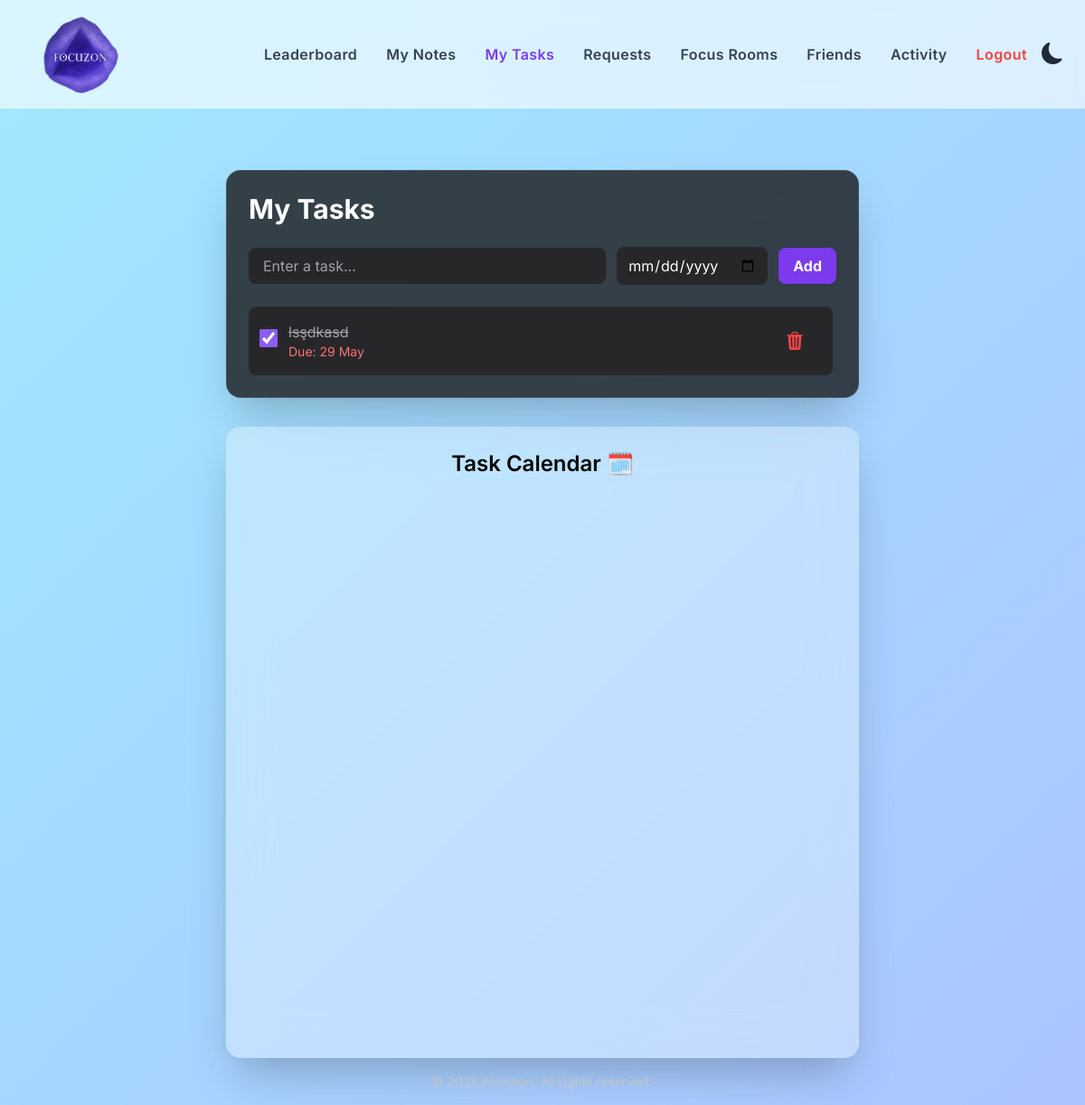
Page /tasks/ (signed in) on the earlier database version.
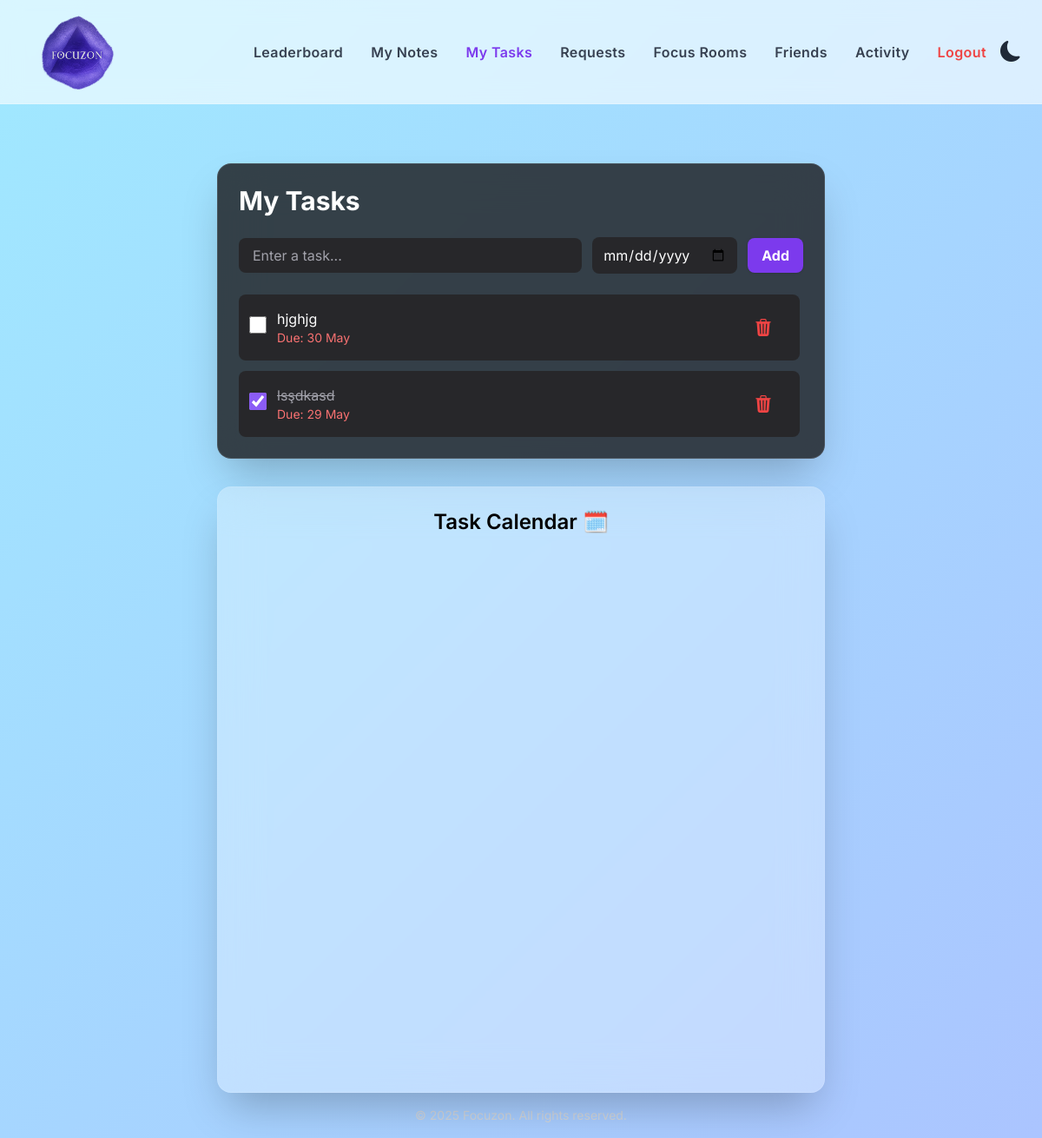
Same page on the later database version.
### tasks/models.py (models this page shows)
class Task(models.Model):
    user = models.ForeignKey(User, on_delete=models.CASCADE)
    title = models.CharField(max_length=255, default="Task title")
    due_date = models.DateField(null=True, blank=True)
    is_completed = models.BooleanField(default=False)
    created_at = models.DateTimeField(auto_now_add=True)
    note = models.TextField(blank=True, null=True)

### tasks/views.py (the view)
# urls.py: path('', views.task_list, name='task_list'),
@login_required
def task_list(request):
    if request.method == "POST":
        title = request.POST.get("title")
        due_date = request.POST.get("due_date") or None
        Task.objects.create(user=request.user, title=title, due_date=due_date)
        return redirect("task_list")
    tasks = Task.objects.filter(user=request.user).order_by("is_completed", "due_date")
    return render(request, "tasks/task_list.html", {"tasks": tasks})

### tasks/templates/tasks/task_list.html (shortened to what this page needs)
{% extends "base.html" %}
{% load static %}
{% block content %}
<div class="w-full max-w-[1600px] mx-auto px-8 mt-12 flex flex-wrap justify-center gap-8">
  <div class="w-[700px] bg-zinc-900/80 backdrop-blur-xl rounded-2xl shadow-2xl border border-white/10 p-6 flex flex-col">
    <h2 class="text-3xl font-bold text-white mb-6">My Tasks</h2>
    <form method="POST" class="flex items-center gap-3 mb-6">
      <input name="title" type="text" placeholder="Enter a task..."
        class="flex-1 px-4 py-2 rounded-lg bg-zinc-800 text-white placeholder:text-zinc-400 focus:outline-none focus:ring-2 focus:ring-violet-500" required>
     <input name="due_date" type="date"
  placeholder="Select due date"
  class="date-picker px-3 py-2 rounded-lg bg-zinc-800 text-white placeholder:text-zinc-400 focus:outline-none focus:ring-2 focus:ring-violet-500">
      <button type="submit"
        class="px-4 py-2 bg-violet-600 hover:bg-violet-700 text-white rounded-lg transition shadow">
        Add
      </button>
    </form>
    <ul class="space-y-3 overflow-y-auto pr-1">
      {% for task in tasks %}
      <li onclick="openModal(
        '{{ task.title|escapejs }}',
        '{{ task.due_date|date:"Y-m-d" }}',
        {{ task.is_completed|yesno:"true,false" }},
        '{{ task.note|default_if_none:""|escapejs }}',
        {{ task.id }}
      )" class="cursor-pointer flex items-center justify-between p-3 rounded-lg bg-zinc-800 hover:shadow-md transition">
        <div class="flex items-center gap-3">
          <form method="POST" action="{% url 'toggle_task' task.id %}">
            <input type="checkbox" onchange="this.form.submit()" {% if task.is_completed %}checked{% endif %}
              class="w-5 h-5 accent-violet-500">
          </form>
          <div class="flex flex-col">
            <span class="{% if task.is_completed %}line-through text-zinc-400{% else %}text-white{% endif %}">
              {{ task.title }}
            </span>
            {% if task.due_date %}
            <span class="text-sm text-red-400">Due: {{ task.due_date|date:"j M" }}</span>
            {% endif %}
          </div>
        </div>
        <form method="POST" action="{% url 'delete_task' task.id %}">
          <button type="submit" class="text-red-500 hover:text-red-600 transition">
            <i class="bi bi-trash3-fill text-xl"></i>
          </button>
        </form>
      </li>
      {% endfor %}
    </ul>
  </div>
  <div class="w-[700px] bg-white/30 dark:bg-zinc-800/40 backdrop-blur-xl rounded-2xl shadow-2xl border border-white/10 text-black dark:text-white p-6 flex flex-col">
    <h2 class="text-2xl font-semibold mb-4 text-center">Task Calendar 🗓️</h2>
    <div id="calendar" class="flex-grow w-full min-h-[600px]"></div>
  </div>
</div>
{% endblock %}

Differences in the rows shown:
added Task: title "hjghjg", due_date "30 May"
